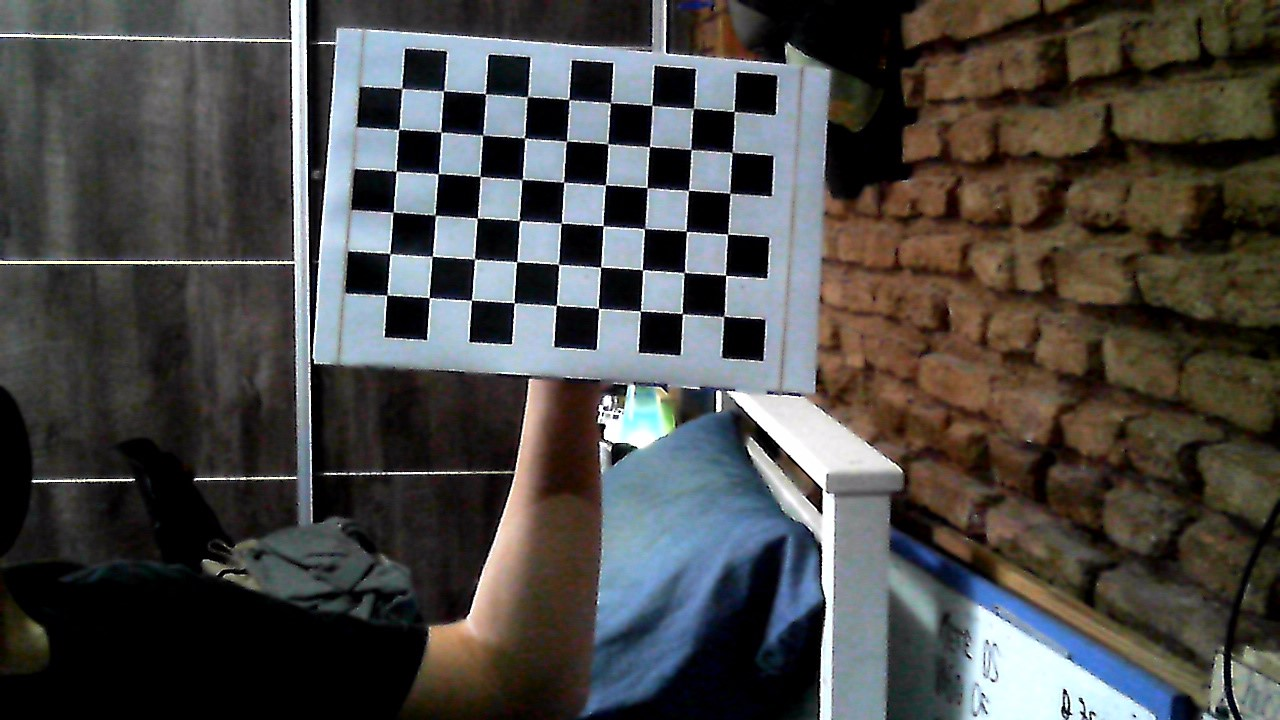
#> input picture calibration_images/webcam-genius/WIN_20240309_16_29_18_Pro.jpg, 1280 x 720 px; its folder holds only this picture in this run
$ python main.py
#> lines starting #> are read from the running program, lines starting #| are printed output that depends on the picture; after the words box and inside, x2 and y2 are one past the last pixel; in counts of white or black regions, pixels touching at a corner belong together; long printed decimals are rounded
import cv2 as cv
import numpy as np
import glob

chessboardsize = (6, 9)
framesize = (1280, 720)

# termination criteria
criteria = (cv.TERM_CRITERIA_EPS + cv.TERM_CRITERIA_MAX_ITER, 30, 0.001)

# prepare object points, like (0,0,0), (1,0,0), (2,0,0) ....,(6,5,0)
objp = np.zeros((chessboardsize[0]*chessboardsize[1], 3), np.float32)
objp[:, :2] = np.mgrid[0:chessboardsize[0], 0:chessboardsize[1]].T.reshape(-1, 2)

size_of_chessboard_squares_mm = 20
objp = objp * size_of_chessboard_squares_mm

# Arrays to store object points and image points from all the images.
objpoints = []  # 3d point in real world space
imgpoints = []  # 2d points in image plane.

# Get the path of the images
images = glob.glob('calibration_images/webcam-genius/*.jpg')

for image in images:
    print(image)
    img = cv.imread(image)
#> img is the input picture: shape (720, 1280, 3); mean B, G, R 70.8, 72.9, 74.3
    gray = cv.cvtColor(img, cv.COLOR_BGR2GRAY)
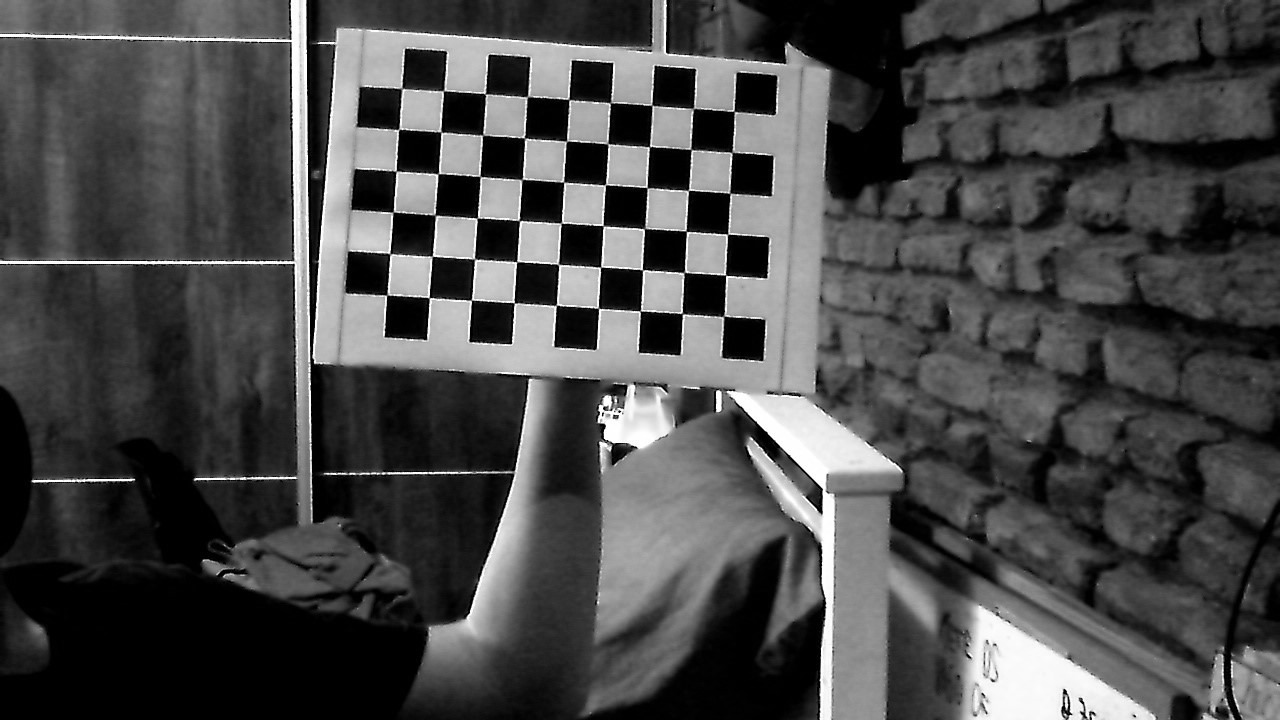
#> gray: shape (720, 1280); min 0, max 255, mean 73.1

    # Find the chess board corners
    ret, corners = cv.findChessboardCorners(gray, chessboardsize, None)
#> ret = True; corners = 54 rows, first 8: [734, 111.2], [731.9, 152.6], [730, 193.5], [727.6, 234.4], [725.8, 275.2], [723.5, 316.2], [693.1, 108.8], [691.1, 149.4]
    print(ret)
#| True

    # If found, add object points, image points (after refining them)
    if ret == True:
        objpoints.append(objp)

        corners2 = cv.cornerSubPix(gray, corners, (11, 11), (-1, -1), criteria)
#> corners2 = 54 rows, first 8: [734.2, 111.5], [732.1, 152.3], [729.9, 193.3], [727.6, 234], [725.6, 275.2], [723.8, 316.2], [693.3, 108.4], [691, 149.6]

        imgpoints.append(corners2)

        # Draw and display the corners
        img = cv.drawChessboardCorners(img, chessboardsize, corners2, ret)
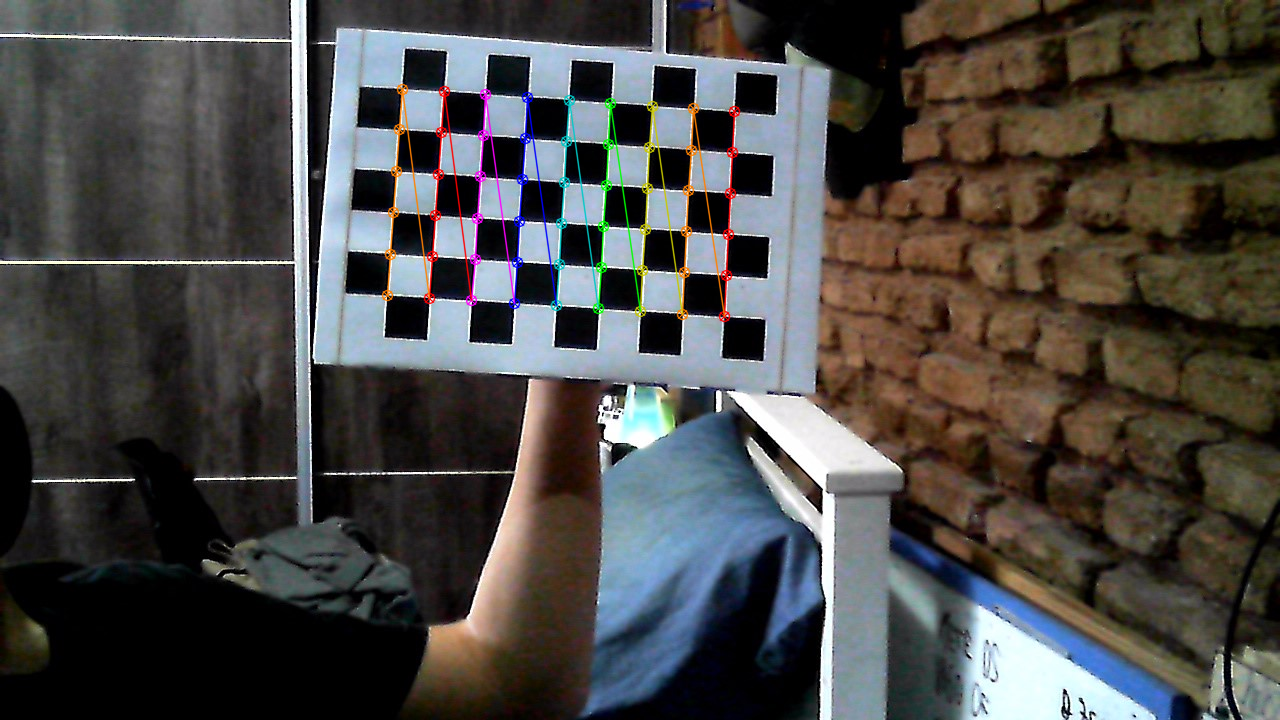
#> img: shape (720, 1280, 3); 1.63% of pixels changed, all inside (x1, y1, x2, y2) = (381, 83, 741, 323)
        cv.imshow('img', img)
        cv.waitKey(5000)  # Add this line

cv.destroyAllWindows()

############## CALIBRATION #######################################################

ret, cameraMatrix, dist, rvecs, tvecs = cv.calibrateCamera(objpoints, imgpoints, framesize, None, None)
#> ret = 0.26; cameraMatrix = [[1099.2, 0, 539.7], [0, 1083.1, 424.5], [0, 0, 1]]; dist = [[-0.648, 7.48, -0.0241, 0.0126, -31.32]]; rvecs = ([-0.095, -0.00193, 1.63],); tvecs = ([93.03, -151.6, 527.1],)
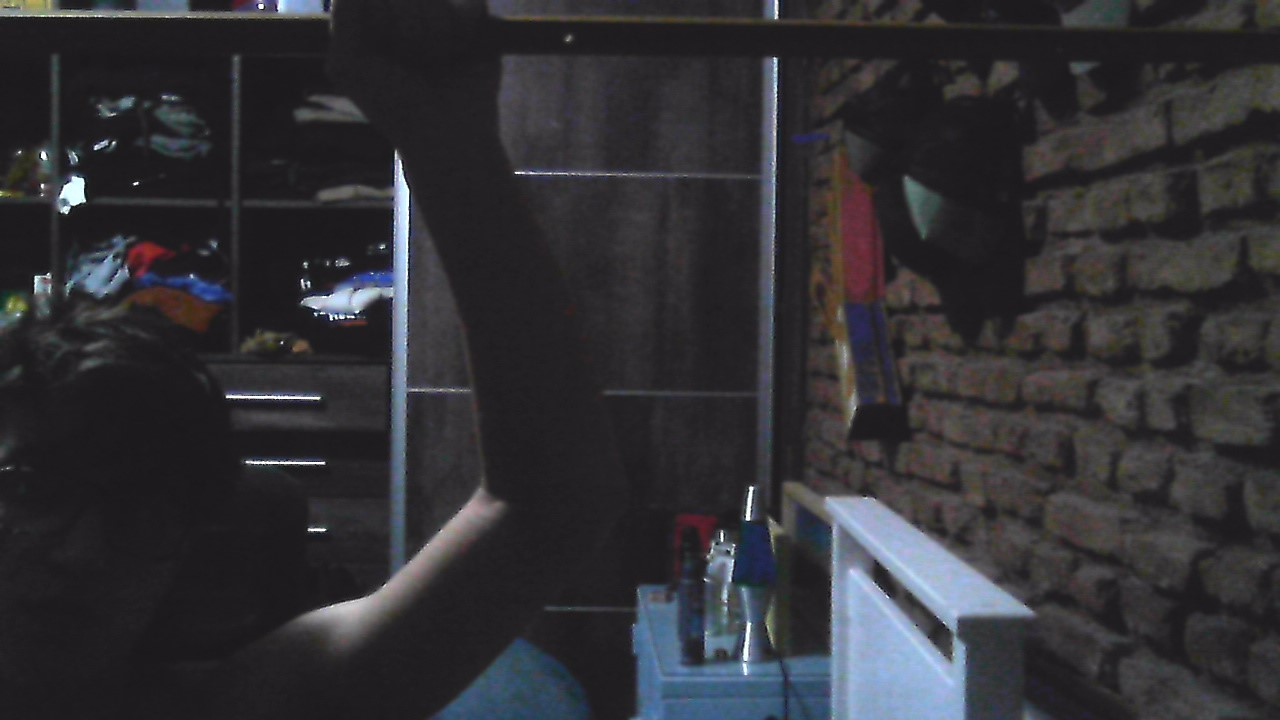
#> input picture calibration_images/test_image.jpg, 1280 x 720 px
#> further down, img_ is the input picture: shape (720, 1280, 3); mean B, G, R 53.2, 49.4, 49.9


############## UNDISTORTION #####################################################
def undistort_img(img):
    h,  w = img.shape[:2]
#> h = 720; w = 1280
    newCameraMatrix, roi = cv.getOptimalNewCameraMatrix(cameraMatrix, dist, (w,h), 1, (w,h))
#> newCameraMatrix = [[1099.2, 0, 539.7], [0, 904.2, 458.6], [0, 0, 1]]; roi = (0, 104, 1279, 600)

    # Undistort with Remapping
    mapx, mapy = cv.initUndistortRectifyMap(cameraMatrix, dist, None, newCameraMatrix, (w,h), 5)
    dst = cv.remap(img, mapx, mapy, cv.INTER_LINEAR)
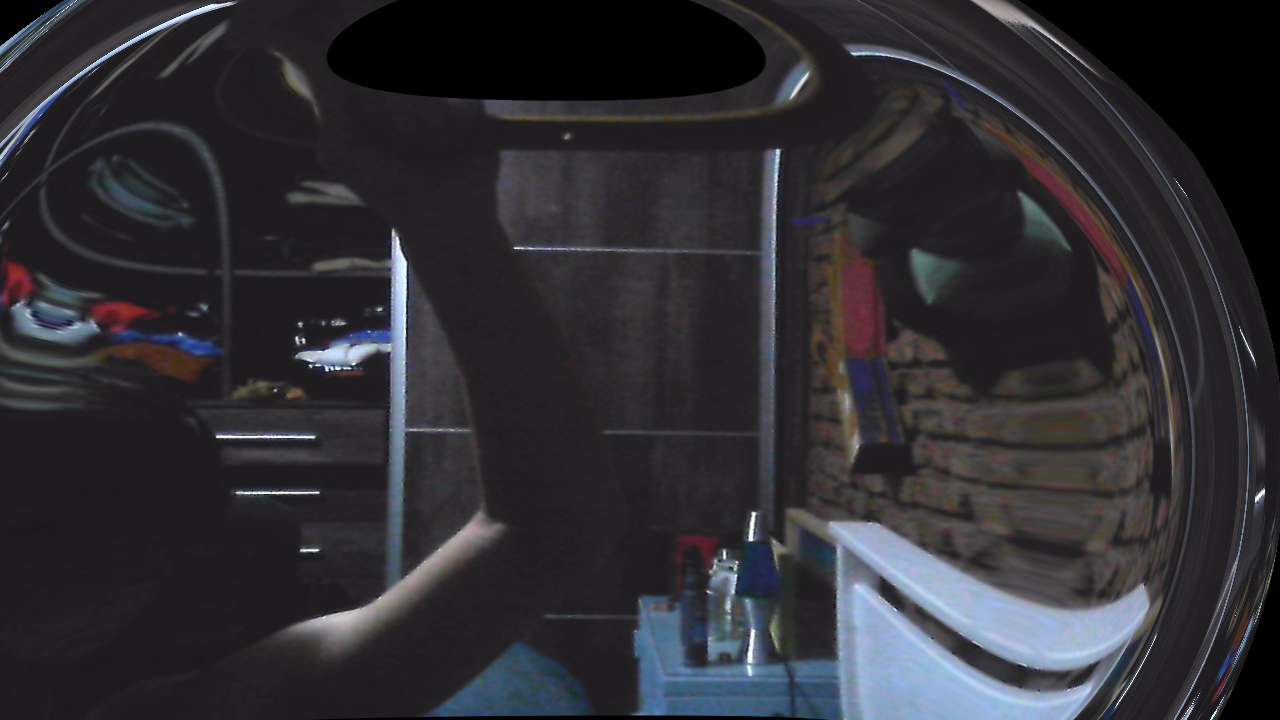
#> dst: shape (720, 1280, 3); mean B, G, R 50.5, 46.1, 46.5

    # crop the image
    x, y, w, h = roi
#> x = 0; y = 104; w = 1279; h = 600
    dst = dst[y:y+h, x:x+w]
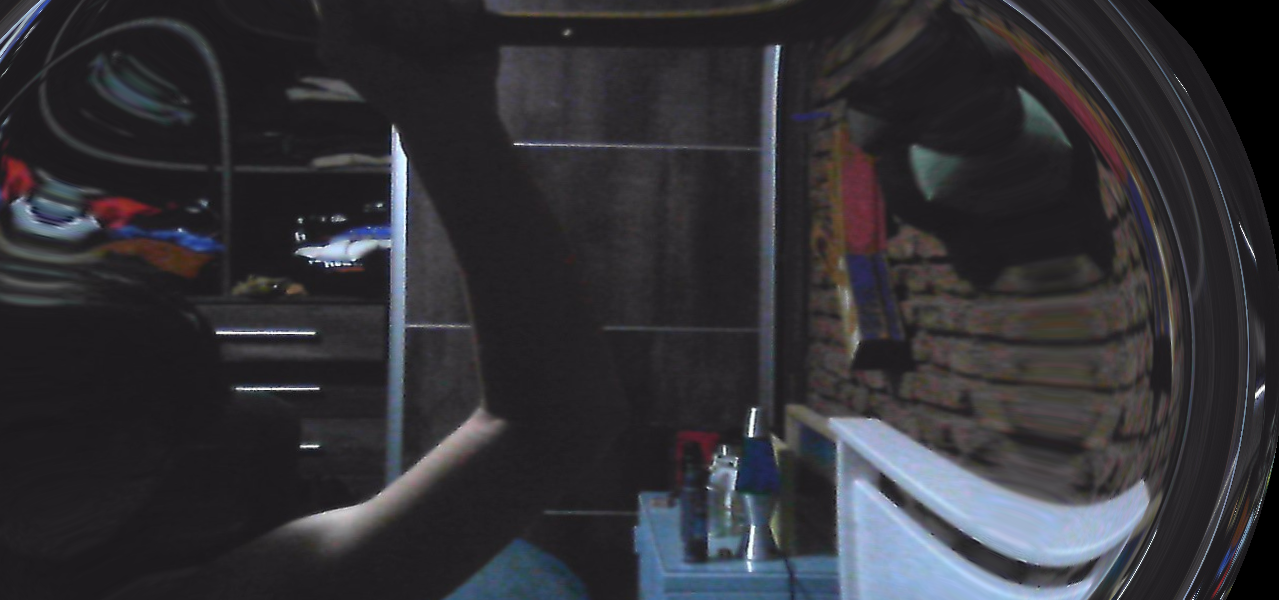
#> dst: shape (600, 1279, 3); mean B, G, R 53.8, 49.2, 49.9
    return dst

img_ = cv.imread('calibration_images/test_image.jpg')
cv.imwrite('undistorted1.png', undistort_img(img_))


# Reprojection Error
mean_error = 0

for i in range(len(objpoints)):
    imgpoints2, _ = cv.projectPoints(objpoints[i], rvecs[i], tvecs[i], cameraMatrix, dist)
    error = cv.norm(imgpoints[i], imgpoints2, cv.NORM_L2)/len(imgpoints2)
    mean_error += error
#> this loop made 1 pass
#> (error, mean_error) on pass 1: (0.0354, 0.0354)
#> after the loop, mean_error = 0.0354

print( "total error: {}".format(mean_error/len(objpoints)) )
#| total error: 0.03538
